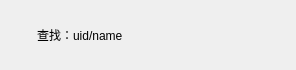
<?xml version="1.0" encoding="UTF-8"?>
<ui version="4.0">
 <class>AddUserItem</class>
 <widget class="QWidget" name="AddUserItem">
  <property name="geometry">
   <rect>
    <x>0</x>
    <y>0</y>
    <width>296</width>
    <height>70</height>
   </rect>
  </property>
  <property name="minimumSize">
   <size>
    <width>0</width>
    <height>70</height>
   </size>
  </property>
  <property name="maximumSize">
   <size>
    <width>10000</width>
    <height>70</height>
   </size>
  </property>
  <property name="windowTitle">
   <string>Form</string>
  </property>
  <layout class="QHBoxLayout" name="horizontalLayout">
   <item>
    <widget class="QLabel" name="add_tip">
     <property name="minimumSize">
      <size>
       <width>20</width>
       <height>20</height>
      </size>
     </property>
     <property name="maximumSize">
      <size>
       <width>20</width>
       <height>20</height>
      </size>
     </property>
     <property name="text">
      <string/>
     </property>
    </widget>
   </item>
   <item>
    <widget class="QLabel" name="message_tip">
     <property name="text">
      <string>查找：uid/name</string>
     </property>
    </widget>
   </item>
   <item>
    <widget class="QLabel" name="right_tip">
     <property name="minimumSize">
      <size>
       <width>20</width>
       <height>20</height>
      </size>
     </property>
     <property name="maximumSize">
      <size>
       <width>20</width>
       <height>20</height>
      </size>
     </property>
     <property name="text">
      <string/>
     </property>
    </widget>
   </item>
  </layout>
 </widget>
 <resources/>
 <connections/>
</ui>
